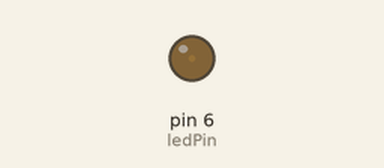
Simulated run of this sketch. Board: Arduino Uno, built with avr-gcc and run on an emulated ATmega328P. Parts: output pins drawn as LEDs (lit = HIGH).

Above: at 0.05 s.
At 1.05 s:
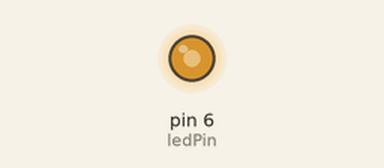
At 2.1 s:
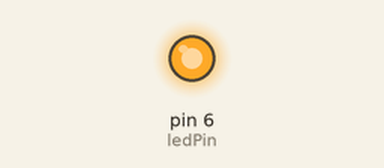
At 4.2 s:
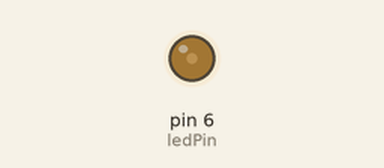
Timing chart, 0 to 5.9 s (numbered marks = the images above):
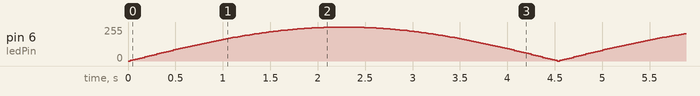

The sketch:

pulsante.ino
```cpp
// Projeto 7 – Lâmpada pulsante
int ledPin = 6;
float sinVal;
int ledVal;
void setup() {
  // put your setup code here, to run once:
pinMode(ledPin, OUTPUT);
}

void loop() {
  for (int x=0; x<180; x++) {
// converte graus para radianos e, então, obtém o valor do seno
sinVal = (sin(x*(3.1416/180)));
ledVal = int(sinVal*255);
analogWrite(ledPin, ledVal);
delay(25);
}
}
```
